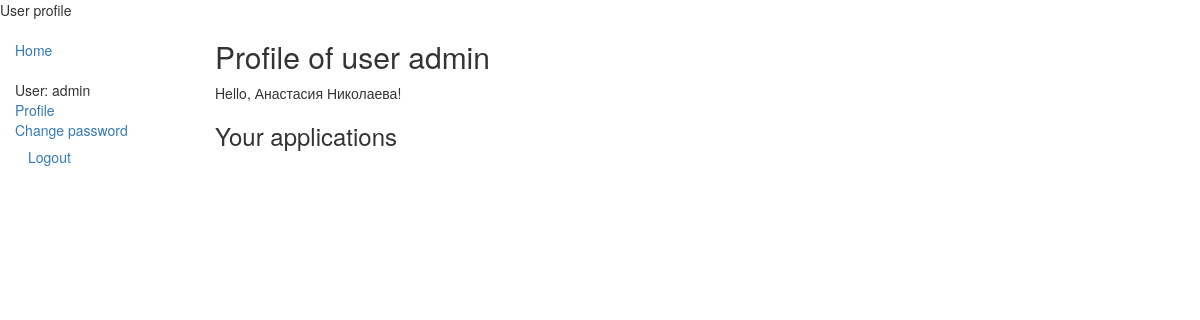
The page /designapp/account/profile/ (signed in) on the database its author committed.
### designapp/models.py (models this page shows)
class AdvUser(AbstractUser):
    is_activated = models.BooleanField(default=True,
                                       db_index=True, verbose_name='Have you been activated?')
    send_messages = models.BooleanField(default=True, verbose_name='Would you like to get new comments notification?')
    class Meta(AbstractUser.Meta):
        pass

### designapp/views.py (the view)
@login_required
def profile(request):
    return render(request, 'main/profile.html')

### designapp/templates/main/profile.html (shortened to what this page needs)
{% extends "base_generic.html" %}
{% load bootstrap4 %}
{% block content %}
<h2>Profile of user {{ user.username }}</h2>
{% if user.first_name and user.last_name %}
<p>Hello, {{ user.first_name }} {{ user.last_name }}! </p>
{% else %}
<p>Welcome! </p>
{% endif %}
<h3>Your applications</h3>
{% endblock %}

### designapp/templates/base_generic.html (shortened to what this page needs)
<!doctype html>
<html lang="en">
<head>
    <link
            rel="stylesheet"
            href="https://maxcdn.bootstrapcdn.com/bootstrap/3.3.7/css/bootstrap.min.css"/>
    {% load static %}
    <link rel="stylesheet" href="{% static 'css/styles.css' %}"/>
</head>
<body>
<div class="container-fluid">
    <div class="row">
        <div class="col-sm-2">
            {% block sidebar %}
            <ul class="sidebar-nav">
                <li><a href="{% url 'main:index' %}">Home</a></li>
            </ul>
            <ul class="sidebar-nav">
                {% if user.is_authenticated %}
                <li>User: {{ user.get_username }}</li>
                <li><a href="{% url 'main:profile' %}">Profile</a></li>
                <li><a href="{% url 'main:password_change' %}">Change password</a></li>
                <li>
                    <form id="logout-form" method="post" action="{% url 'main:logout' %}">
                        <button type="submit" class="btn btn-link">Logout</button>
                    </form>
                </li>
                {% else %}
                <li><a href="{% url 'main:register' %}">Registration</a></li>
                <li><a href="{% url 'main:login' %}">Login</a></li>
                {% endif %}
            </ul>
            {% endblock %}
        </div>
        <div class="col-sm-10 ">{% block content %}{% endblock %}
        </div>
    </div>
</div>
</body>
</html>

### designapp/static/css/styles.css (style rules this page uses)
.sidebar-nav { margin-top: 20px; padding: 0; list-style: none; }

### rows shown on the page
AdvUser: get_username "admin", username "admin", first_name "Анастасия", last_name "Николаева"
